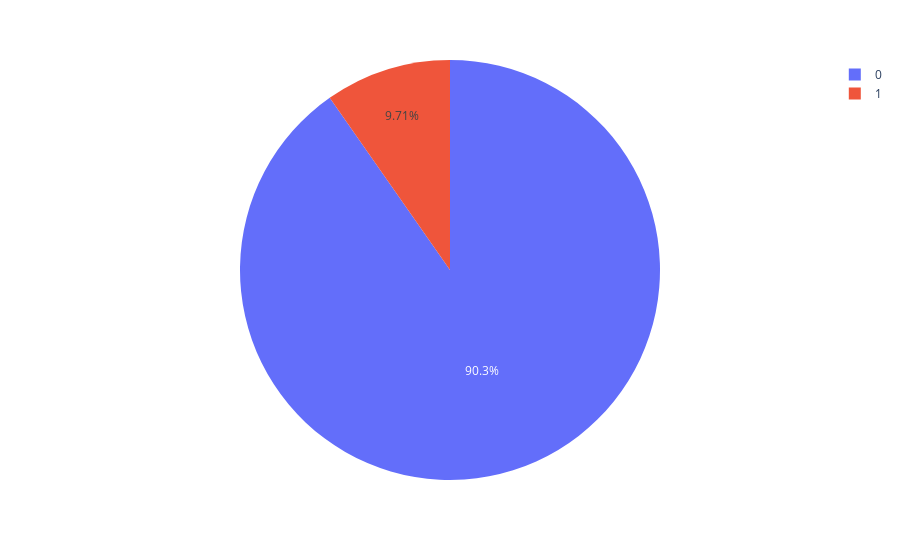

Notebook code cell kept with this figure:
### Markdown cell above
#  finding  customer  churn ratio

### Code cell
px.pie(names='churn',data_frame=df_merge)
# 9.71% customer will churn in next 3 months

### Figure 1 — Plotly figure (JSON) as saved in the notebook; plotly's stock layout.template omitted (floating-point values rounded to 4 significant figures; data arrays with more than 128 entries replaced by an {"elided": "..."} marker saying what was removed)
{"data": [{"domain": {"x": [0, 1], "y": [0, 1]}, "hovertemplate": "churn=%{label}<extra></extra>", "labels": {"elided": "175149 int values"}, "legendgroup": "", "name": "", "showlegend": true, "type": "pie"}], "layout": {"legend": {"tracegroupgap": 0}, "margin": {"t": 60}}}
